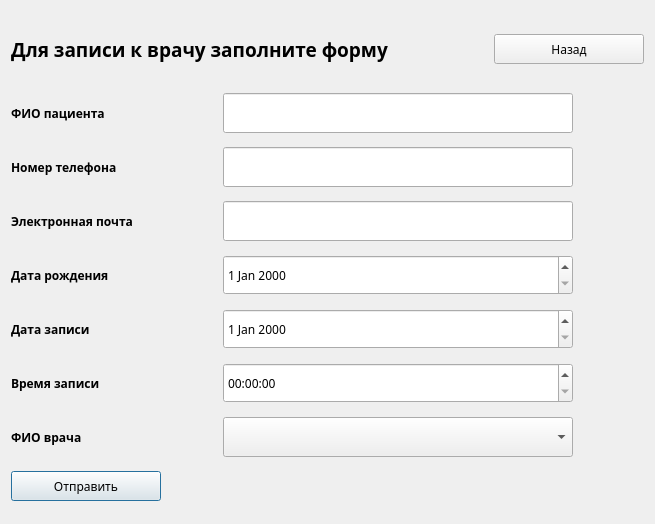
<?xml version="1.0" encoding="UTF-8"?>
<ui version="4.0">
 <class>recordfordoctor</class>
 <widget class="QDialog" name="recordfordoctor">
  <property name="geometry">
   <rect>
    <x>0</x>
    <y>0</y>
    <width>655</width>
    <height>524</height>
   </rect>
  </property>
  <property name="minimumSize">
   <size>
    <width>500</width>
    <height>0</height>
   </size>
  </property>
  <property name="font">
   <font>
    <family>Gargi</family>
   </font>
  </property>
  <property name="windowTitle">
   <string>Запись к врачу</string>
  </property>
  <layout class="QGridLayout" name="gridLayout">
   <item row="11" column="0">
    <widget class="QPushButton" name="btnSend">
     <property name="minimumSize">
      <size>
       <width>150</width>
       <height>30</height>
      </size>
     </property>
     <property name="maximumSize">
      <size>
       <width>30</width>
       <height>16777215</height>
      </size>
     </property>
     <property name="text">
      <string>Отправить</string>
     </property>
    </widget>
   </item>
   <item row="6" column="2" colspan="2">
    <widget class="QDateEdit" name="deDateOfBirth">
     <property name="minimumSize">
      <size>
       <width>350</width>
       <height>40</height>
      </size>
     </property>
     <property name="maximumSize">
      <size>
       <width>350</width>
       <height>16777215</height>
      </size>
     </property>
    </widget>
   </item>
   <item row="6" column="0" colspan="2">
    <widget class="QLabel" name="lbStartTime_11">
     <property name="minimumSize">
      <size>
       <width>200</width>
       <height>40</height>
      </size>
     </property>
     <property name="maximumSize">
      <size>
       <width>200</width>
       <height>16777215</height>
      </size>
     </property>
     <property name="font">
      <font>
       <family>Gargi</family>
       <weight>75</weight>
       <bold>true</bold>
      </font>
     </property>
     <property name="text">
      <string>Дата рождения</string>
     </property>
    </widget>
   </item>
   <item row="0" column="0" colspan="3">
    <widget class="QLabel" name="lbStartTime_8">
     <property name="minimumSize">
      <size>
       <width>450</width>
       <height>60</height>
      </size>
     </property>
     <property name="maximumSize">
      <size>
       <width>300</width>
       <height>60</height>
      </size>
     </property>
     <property name="font">
      <font>
       <family>Gargi</family>
       <pointsize>14</pointsize>
       <weight>75</weight>
       <bold>true</bold>
      </font>
     </property>
     <property name="text">
      <string>Для записи к врачу заполните форму</string>
     </property>
     <property name="alignment">
      <set>Qt::AlignLeading|Qt::AlignLeft|Qt::AlignVCenter</set>
     </property>
    </widget>
   </item>
   <item row="9" column="0">
    <widget class="QLabel" name="lbStartTime_7">
     <property name="minimumSize">
      <size>
       <width>200</width>
       <height>40</height>
      </size>
     </property>
     <property name="maximumSize">
      <size>
       <width>200</width>
       <height>16777215</height>
      </size>
     </property>
     <property name="font">
      <font>
       <family>Gargi</family>
       <weight>75</weight>
       <bold>true</bold>
      </font>
     </property>
     <property name="text">
      <string>ФИО врача</string>
     </property>
    </widget>
   </item>
   <item row="4" column="0" colspan="2">
    <widget class="QLabel" name="lbStartTime_10">
     <property name="minimumSize">
      <size>
       <width>200</width>
       <height>40</height>
      </size>
     </property>
     <property name="maximumSize">
      <size>
       <width>200</width>
       <height>16777215</height>
      </size>
     </property>
     <property name="font">
      <font>
       <family>Gargi</family>
       <weight>75</weight>
       <bold>true</bold>
      </font>
     </property>
     <property name="text">
      <string>Номер телефона</string>
     </property>
    </widget>
   </item>
   <item row="8" column="0">
    <widget class="QLabel" name="lbStartTime_3">
     <property name="minimumSize">
      <size>
       <width>200</width>
       <height>40</height>
      </size>
     </property>
     <property name="maximumSize">
      <size>
       <width>200</width>
       <height>16777215</height>
      </size>
     </property>
     <property name="font">
      <font>
       <family>Gargi</family>
       <weight>75</weight>
       <bold>true</bold>
      </font>
     </property>
     <property name="text">
      <string>Время записи </string>
     </property>
    </widget>
   </item>
   <item row="9" column="2">
    <widget class="QComboBox" name="cbDoctorFio">
     <property name="minimumSize">
      <size>
       <width>350</width>
       <height>40</height>
      </size>
     </property>
     <property name="maximumSize">
      <size>
       <width>350</width>
       <height>16777215</height>
      </size>
     </property>
    </widget>
   </item>
   <item row="5" column="0" colspan="2">
    <widget class="QLabel" name="lbStartTime_6">
     <property name="minimumSize">
      <size>
       <width>200</width>
       <height>40</height>
      </size>
     </property>
     <property name="maximumSize">
      <size>
       <width>200</width>
       <height>16777215</height>
      </size>
     </property>
     <property name="font">
      <font>
       <family>Gargi</family>
       <weight>75</weight>
       <bold>true</bold>
      </font>
     </property>
     <property name="text">
      <string>Электронная почта</string>
     </property>
    </widget>
   </item>
   <item row="7" column="2">
    <widget class="QDateEdit" name="deRecordingDate">
     <property name="minimumSize">
      <size>
       <width>350</width>
       <height>40</height>
      </size>
     </property>
     <property name="maximumSize">
      <size>
       <width>350</width>
       <height>16777215</height>
      </size>
     </property>
    </widget>
   </item>
   <item row="4" column="2" colspan="2">
    <widget class="QLineEdit" name="lePhoneNumber">
     <property name="minimumSize">
      <size>
       <width>350</width>
       <height>40</height>
      </size>
     </property>
     <property name="maximumSize">
      <size>
       <width>350</width>
       <height>16777215</height>
      </size>
     </property>
    </widget>
   </item>
   <item row="8" column="2">
    <widget class="QTimeEdit" name="teRecordingTime">
     <property name="minimumSize">
      <size>
       <width>350</width>
       <height>40</height>
      </size>
     </property>
     <property name="maximumSize">
      <size>
       <width>350</width>
       <height>16777215</height>
      </size>
     </property>
    </widget>
   </item>
   <item row="3" column="0" colspan="2">
    <widget class="QLabel" name="lbStartTime_5">
     <property name="minimumSize">
      <size>
       <width>200</width>
       <height>40</height>
      </size>
     </property>
     <property name="maximumSize">
      <size>
       <width>200</width>
       <height>16777215</height>
      </size>
     </property>
     <property name="font">
      <font>
       <family>Gargi</family>
       <weight>75</weight>
       <bold>true</bold>
      </font>
     </property>
     <property name="text">
      <string>ФИО пациента</string>
     </property>
    </widget>
   </item>
   <item row="0" column="3">
    <widget class="QPushButton" name="btnBack">
     <property name="minimumSize">
      <size>
       <width>150</width>
       <height>30</height>
      </size>
     </property>
     <property name="maximumSize">
      <size>
       <width>30</width>
       <height>16777215</height>
      </size>
     </property>
     <property name="text">
      <string>Назад</string>
     </property>
    </widget>
   </item>
   <item row="3" column="2" colspan="2">
    <widget class="QLineEdit" name="lePatiientFio">
     <property name="minimumSize">
      <size>
       <width>350</width>
       <height>40</height>
      </size>
     </property>
     <property name="maximumSize">
      <size>
       <width>350</width>
       <height>16777215</height>
      </size>
     </property>
    </widget>
   </item>
   <item row="5" column="2" colspan="2">
    <widget class="QLineEdit" name="leEmail">
     <property name="minimumSize">
      <size>
       <width>350</width>
       <height>40</height>
      </size>
     </property>
     <property name="maximumSize">
      <size>
       <width>350</width>
       <height>16777215</height>
      </size>
     </property>
    </widget>
   </item>
   <item row="7" column="0">
    <widget class="QLabel" name="lbStartTime_4">
     <property name="minimumSize">
      <size>
       <width>200</width>
       <height>40</height>
      </size>
     </property>
     <property name="maximumSize">
      <size>
       <width>200</width>
       <height>16777215</height>
      </size>
     </property>
     <property name="font">
      <font>
       <family>Gargi</family>
       <weight>75</weight>
       <bold>true</bold>
      </font>
     </property>
     <property name="text">
      <string>Дата записи</string>
     </property>
    </widget>
   </item>
  </layout>
  <zorder>lbStartTime_5</zorder>
  <zorder>lbStartTime_8</zorder>
  <zorder>btnSend</zorder>
  <zorder>lePatiientFio</zorder>
  <zorder>lePhoneNumber</zorder>
  <zorder>leEmail</zorder>
  <zorder>lbStartTime_10</zorder>
  <zorder>lbStartTime_6</zorder>
  <zorder>lbStartTime_11</zorder>
  <zorder>deDateOfBirth</zorder>
  <zorder>deRecordingDate</zorder>
  <zorder>teRecordingTime</zorder>
  <zorder>lbStartTime_4</zorder>
  <zorder>lbStartTime_3</zorder>
  <zorder>cbDoctorFio</zorder>
  <zorder>lbStartTime_7</zorder>
  <zorder>btnBack</zorder>
 </widget>
 <resources/>
 <connections/>
</ui>
